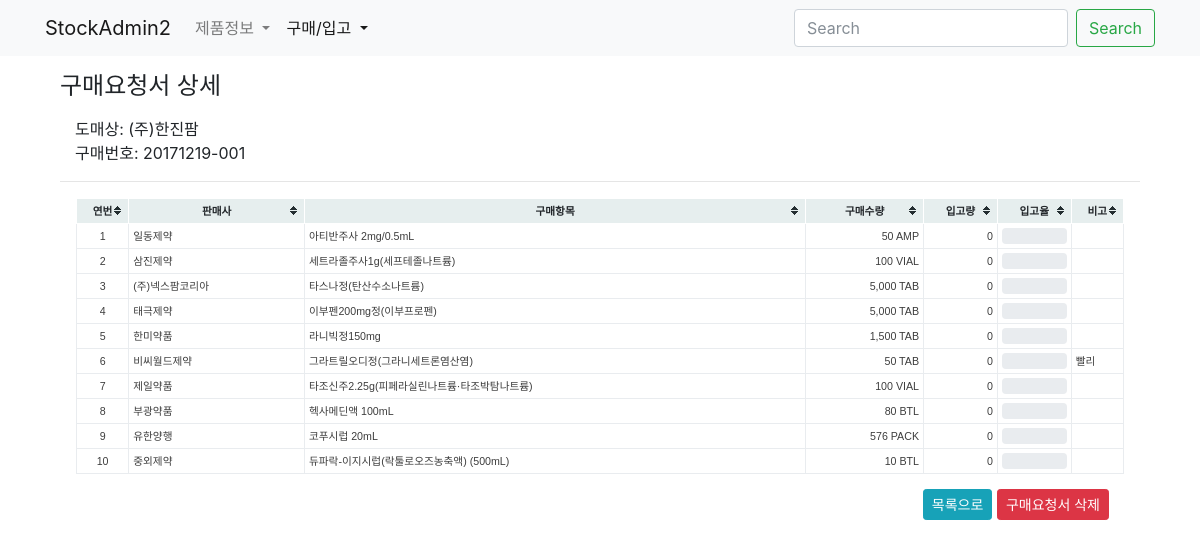
/buy/20171219-001/, run on the app's committed database.
### buy/models.py (models this page shows, shortened)
class Buy(models.Model):
    slug = models.SlugField('구매번호', unique=True, blank=True, editable=False)
    commiter = models.ForeignKey(settings.AUTH_USER_MODEL, blank=True, null=True, on_delete=models.SET_NULL)
    date = models.DateField('구매일자', blank=True, default=timezone.now)
    iscart = models.BooleanField('카트인지', blank=True, default=False)
    updated = models.DateTimeField(auto_now=True)
    created = models.DateTimeField(auto_now_add=True)
    class Meta:
        verbose_name = '구매요청서'
        verbose_name_plural = '구매요청서'
        ordering = '-created',
    def has_stockset(self):
        return StockRecord.objects.filter(amount__gt=0, buyitem__buy=self).exists()

class BuyItem(models.Model):
    buy = models.ForeignKey(Buy, null=True, blank=True, on_delete=models.CASCADE)
    buyinfo = models.ForeignKey('product.BuyInfo', on_delete=models.PROTECT)
    amount = models.IntegerField('구매수량')
    comment = models.CharField('비고', max_length=50, blank=True)
    isend = models.BooleanField('구매종결', default=False)
    updated = models.DateTimeField(auto_now=True)
    created = models.DateTimeField(auto_now_add=True)
    objects = BuyItemManager()
    class Meta:
        verbose_name = '구매품목'
        verbose_name_plural = '구매품목'
        unique_together = 'buy', 'buyinfo',
    def __init__(self, *args, **kwargs):
        super(BuyItem, self).__init__(*args, **kwargs)
    def get_stocked_sum(self):
        aggset = self.stockrecord_set.aggregate(stocked=Sum('amount'))
        return aggset['stocked'] or 0
    @property
    def stocked_percent(self):
        return self.get_stocked_sum()*100/self.amount

### product/models.py (models this page shows, shortened)
class BuyInfo(BuyInfoMixin, models.Model):
    slug = models.SlugField('구매코드', unique=True, blank=True)
    product = models.ForeignKey(Product, on_delete=models.CASCADE)
    market = models.ForeignKey(Market, on_delete=models.CASCADE, null=True, blank=True)
    date = models.DateField('시작일자', blank=True, default=timezone.now)
    price = models.DecimalField('구매가격', max_digits=50, decimal_places=2)
    pay_type = models.CharField('급여구분', blank=True, max_length=50)
    pro_type = models.CharField('전문/일반', blank=True, max_length=50)
    active = models.BooleanField('사용중', default=True)
    updated = models.DateTimeField(auto_now=True)
    created = models.DateTimeField(auto_now_add=True)
    objects = BuyInfoManager()
    class Meta:
        verbose_name = '구매정보'
        verbose_name_plural = '구매정보'
        ordering = '-created',

class Market(models.Model):
    name = models.CharField('도매상명', max_length=50, unique=True)
    tel = models.CharField('전화', max_length=50, blank=True, null=True)
    fax = models.CharField('팩스', max_length=50, blank=True, null=True)
    email = models.EmailField('메일', blank=True, null=True)
    updated = models.DateTimeField(auto_now=True)
    created = models.DateTimeField(auto_now_add=True)
    objects = MarketManager()
    class Meta:
        verbose_name = '도매상'
        verbose_name_plural = '도매상'
    def __str__(self):
        return self.name

class Product(models.Model):
    name = models.CharField('제품명', max_length=50, unique=True)
    code = models.CharField('제품코드', max_length=50, unique=True)
    edi_code = models.CharField('보험코드', blank=True, max_length=50)
    company = models.CharField('판매사', max_length=50, blank=True)
    std_unit = models.CharField('제품규격', max_length=10, choices=zip(STD_UNITs, STD_UNITs))
    pkg_amount = models.IntegerField('포장수량', default=1)
    etc_class = models.CharField('기타구분', max_length=10, choices=zip(ETC_CLASS, ETC_CLASS), default='일반')
    apply_root = models.CharField('복용방법', max_length=50, blank=True)
    unit = models.CharField('적용단위', max_length=50, blank=True)
    unit_amount = models.CharField('규격단위량', max_length=50, blank=True)
    op_type = models.CharField('마약류구분', blank=True, max_length=50)
    updated = models.DateTimeField(auto_now=True)
    created = models.DateTimeField(auto_now_add=True)
    objects = ProductManager()
    class Meta:
        verbose_name = '제품'
        verbose_name_plural = '제품'
        ordering = '-created',
    def __str__(self):
        return self.name

### buy/views.py (the view)
# urls.py: path('<slug:slug>/', BuyDetailView.as_view(), name='buy-detail'),
class BuyDetailView(DetailView):
    model = Buy
    fields = 'commiter',
    def get_context_data(self, **kwargs):
        context = super(BuyDetailView, self).get_context_data(**kwargs)
        context['form'] = BuyForm()
        return context

### buy/forms.py
class BuyForm(forms.ModelForm):
    class Meta:
        model = Buy
        fields = 'commiter',

### buy/managers.py (called while the page is built)
    def get_queryset(self):
        return BuyItemQuerySet(self.model, using=self._db)

    def get_queryset(self):
        return StockRecordQuerySet(self.model, using=self._db)

### buy/templates/buy/buy_detail.html (shortened to what this page needs)
{% extends "buy/buy_base.html" %}
{% load humanize %}
{% block buy_header %}
<h4>구매요청서 상세</h4>
{% endblock buy_header %}
{% block buy_content %}
<div class="col-12 my-3">
    도매상: {{ object.buyitem_set.first.buyinfo.market }}</br>
    구매번호: {{ object.slug }}
</div>
<hr>
<div class="col-12 px-3">
    <table class="table-bordered tablesorter tablesorter-sortable">
        <thead class="thead-default text-center">
            <tr>
                <th>연번</th>
                <th>판매사</th>
                <th>구매항목</th>
                <th>구매수량</th>
                <th>입고량</th>
                <th>입고율</th>
                <th>비고</th>
            </tr>
        </thead>
        <tbody>
            {% for item in object.buyitem_set.all %}
            <tr>
                <td class="text-center">{{ forloop.counter }}</td>
                <td>{{ item.buyinfo.product.company }} </td>
                <td>{{ item.buyinfo.product }}</td>
                <td class="text-right">{{ item.amount|intcomma }} {{ item.buyinfo.product.std_unit }}</td>
                <td class="text-right">{{ item.get_stocked_sum }}</td>
                <td>
                    <div class="progress">
                    </div>
                </td>
                <td>{{ item.comment }}</td>
            </tr>
            {% endfor %}
        </tbody>
    </table>
    <div class="col-12 text-right">
        <a class="btn btn-info btn-sm" href="{% url 'buy:buy-list' %}">목록으로</a>
        {% if object.commiter %}
            {% if object.has_stockset %}
                <button class="btn btn-danger btn-sm disabled">구매요청서 삭제</button>
            {% else %}
                {% url 'buy:buy-delete' object.slug as delete_url %}
                {% include "components/delete_confirm_button.html" with button_name="구매요청서 삭제" modal_id="modal-buy-delete" action=delete_url %}
            {% endif %}
        {% else %}
        <a class="btn btn-warning btn-sm" href="{% url 'buy:buy-update' object.slug %}">구매내역 수정</a>
            {% if user.is_staff %}
            {% include "buy/components/buy_confirm_modal.html" %}
            {% endif %}
        {% endif %}
    </div>
</div>
{% endblock buy_content %}

### static/tablesorter/themes/blue/style.css (style rules this page uses)
table.tablesorter { font-family:arial; background-color: #CDCDCD; margin:10px 0pt 15px; font-size: 8pt; width: 100%; text-align: left; }
table.tablesorter thead tr th, table.tablesorter tfoot tr th { background-color: #e6EEEE; border: 1px solid #FFF; font-size: 8pt; padding: 4px; }
table.tablesorter thead tr .header { background-image: url(bg.gif); background-repeat: no-repeat; background-position: center right; cursor: pointer; }
table.tablesorter tbody td { color: #3D3D3D; padding: 4px; background-color: #FFF; vertical-align: top; }

### static/css/common.css (style rules this page uses)
table.tablesorter thead { text-align: center; }

### data on the page
Buy: buyitem_set.first.buyinfo.market "(주)한진팜", slug "20171219-001"
BuyItem: buyinfo.product.company "일동제약", buyinfo.product "아티반주사 2mg/0.5mL", amount "50", buyinfo.product.std_unit "AMP", get_stocked_sum "0"
BuyItem: buyinfo.product.company "삼진제약", buyinfo.product "세트라졸주사1g(세프테졸나트륨)", amount "100", buyinfo.product.std_unit "VIAL", get_stocked_sum "0"
BuyItem: buyinfo.product.company "(주)넥스팜코리아", buyinfo.product "타스나정(탄산수소나트륨)", amount "5,000", buyinfo.product.std_unit "TAB", get_stocked_sum "0"
BuyItem: buyinfo.product.company "태극제약", buyinfo.product "이부펜200mg정(이부프로펜)", amount "5,000", buyinfo.product.std_unit "TAB", get_stocked_sum "0"
BuyItem: buyinfo.product.company "한미약품", buyinfo.product "라니빅정150mg", amount "1,500", buyinfo.product.std_unit "TAB", get_stocked_sum "0"
BuyItem: buyinfo.product.company "비씨월드제약", buyinfo.product "그라트릴오디정(그라니세트론염산염)", amount "50", buyinfo.product.std_unit "TAB", get_stocked_sum "0", comment "빨리"
BuyItem: buyinfo.product.company "제일약품", buyinfo.product "타조신주2.25g(피페라실린나트륨·타조박탐나트륨)", amount "100", buyinfo.product.std_unit "VIAL", get_stocked_sum "0"
BuyItem: buyinfo.product.company "부광약품", buyinfo.product "헥사메딘액 100mL", amount "80", buyinfo.product.std_unit "BTL", get_stocked_sum "0"
BuyItem: buyinfo.product.company "유한양행", buyinfo.product "코푸시럽 20mL", amount "576", buyinfo.product.std_unit "PACK", get_stocked_sum "0"
BuyItem: buyinfo.product.company "중외제약", buyinfo.product "듀파락-이지시럽(락툴로오즈농축액) (500mL)", amount "10", buyinfo.product.std_unit "BTL", get_stocked_sum "0"

### other printed values
{{ button_name|default:"삭제" }} "구매요청서 삭제"
